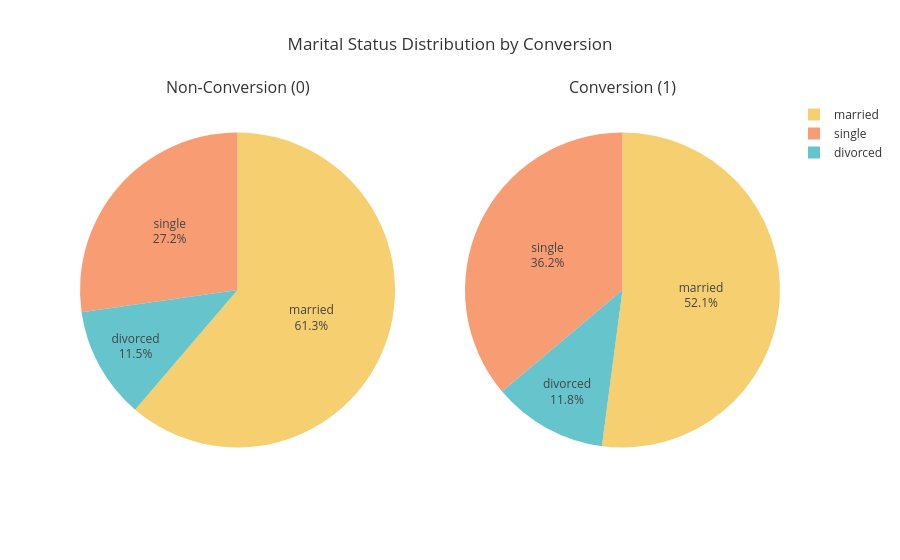

The cell this chart's notebook holds for it:
### Code cell
marital_by_conversion = df.groupby(['conversion', 'marital']).size().unstack()

from plotly.subplots import make_subplots
import plotly.graph_objects as go

fig = make_subplots(rows=1, cols=2, specs=[[{'type': 'pie'}, {'type': 'pie'}]],
                    subplot_titles=['Non-Conversion (0)', 'Conversion (1)'])

for i, conversion in enumerate(marital_by_conversion.index):
    fig.add_trace(
        go.Pie(
            labels=marital_by_conversion.columns,
            values=marital_by_conversion.loc[conversion],
            name=str(conversion),
            textinfo='percent+label',
            marker=dict(colors=colors.qualitative.Pastel)
        ),
        row=1, col=i+1
    )

fig.update_layout(
    title='Marital Status Distribution by Conversion',
    template='ggplot2'
)
fig.show()

### Figure 1 — Plotly figure (JSON) as saved in the notebook; plotly's stock layout.template omitted (floating-point values rounded to 4 significant figures)
{"data": [{"domain": {"x": [0, 0.45], "y": [0, 1]}, "labels": ["divorced", "married", "single"], "marker": {"colors": ["rgb(102, 197, 204)", "rgb(246, 207, 113)", "rgb(248, 156, 116)", "rgb(220, 176, 242)", "rgb(135, 197, 95)", "rgb(158, 185, 243)", "rgb(254, 136, 177)", "rgb(201, 219, 116)", "rgb(139, 224, 164)", "rgb(180, 151, 231)", "rgb(179, 179, 179)"]}, "name": "0", "textinfo": "percent+label", "type": "pie", "values": [4585, 24459, 10878]}, {"domain": {"x": [0.55, 1], "y": [0, 1]}, "labels": ["divorced", "married", "single"], "marker": {"colors": ["rgb(102, 197, 204)", "rgb(246, 207, 113)", "rgb(248, 156, 116)", "rgb(220, 176, 242)", "rgb(135, 197, 95)", "rgb(158, 185, 243)", "rgb(254, 136, 177)", "rgb(201, 219, 116)", "rgb(139, 224, 164)", "rgb(180, 151, 231)", "rgb(179, 179, 179)"]}, "name": "1", "textinfo": "percent+label", "type": "pie", "values": [622, 2755, 1912]}], "layout": {"annotations": [{"font": {"size": 16}, "showarrow": false, "text": "Non-Conversion (0)", "x": 0.225, "xanchor": "center", "xref": "paper", "y": 1, "yanchor": "bottom", "yref": "paper"}, {"font": {"size": 16}, "showarrow": false, "text": "Conversion (1)", "x": 0.775, "xanchor": "center", "xref": "paper", "y": 1, "yanchor": "bottom", "yref": "paper"}], "title": {"text": "Marital Status Distribution by Conversion"}}}
